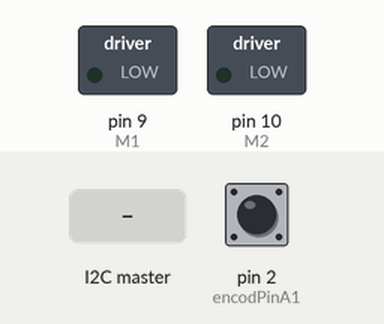
Simulated run of this sketch. Board: Arduino Uno, built with avr-gcc and run on an emulated ATmega328P. Shown: switched loads named in the sketch (green lamp = pin HIGH). The inputs (shaded band) are chosen by the test bench; at power-on: pin 2 (encodPinA1) HIGH.

Above: at 1.2 s.
1.3 s: the I2C master sends the byte 200
At 1.46 s:
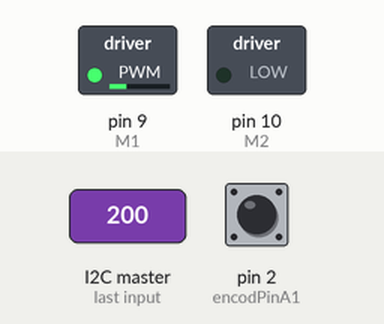
At 4.3 s:
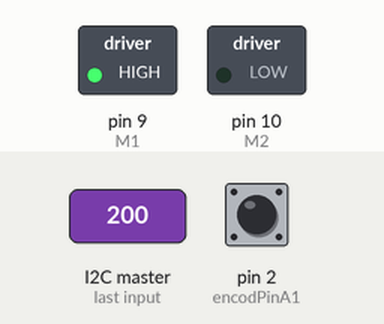
Timing chart, 0 to 5.8 s (numbered marks = the images above; inputs shaded):
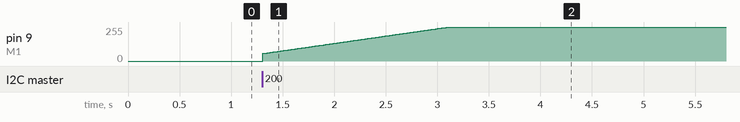

The sketch:

right_motor_code.ino
```cpp
// PID motor position control.
// Thanks to Brett Beauregard for his nice PID library http://brettbeauregard.com/blog/2011/04/improving-the-beginners-pid-introduction/

#include <PinChangeInt.h>
#include <Wire.h>
#include <PID_v1.h>
#define encodPinA1      2                       // Quadrature encoder A pin
#define encodPinB1      8                       // Quadrature encoder B pin
#define M1              9                       // PWM outputs to L298N H-Bridge motor driver module
#define M2              10

double kp =1, ki =20 , kd =0;             // modify for optimal performance
double input = 0, output = 0, setpoint = 0;
unsigned long lastTime,now;
volatile long encoderPos = 0,last_pos=0,lastpos=0;
PID myPID(&input, &output, &setpoint, kp, ki, kd,DIRECT);
void setup() {
  pinMode(encodPinA1, INPUT_PULLUP);                  // quadrature encoder input A
  pinMode(encodPinB1, INPUT_PULLUP);                  // quadrature encoder input B
  attachInterrupt(0, encoder, FALLING);               // update encoder position
  TCCR1B = TCCR1B & 0b11111000 | 1;                   // To prevent Motor Noise

  myPID.SetMode(AUTOMATIC);
  myPID.SetSampleTime(1);
  myPID.SetOutputLimits(-255, 255);

  Wire.begin(9);                // join i2c bus with address #9 for Right Motor
  Wire.onRequest(requestEvent); // register events
  Wire.onReceive(receiveEvent);
  //Serial.begin (9600);

}

void loop() {
   now = millis();
   int timeChange = (now - lastTime);
   if(timeChange>=500 )
   {
      input = (360.0*1000*(encoderPos-last_pos)) /(1856.0*(now - lastTime));
      lastTime=now;
      last_pos=encoderPos;
   }

  myPID.Compute();                                    // calculate new output
  pwmOut(output);                                     // drive L298N H-Bridge module
  delay(10);
}

void pwmOut(int out) {                                // to H-Bridge board
  if (out > 0) {
    analogWrite(M1, 0);                             // drive motor CW
    analogWrite(M2, out);
  }
  else {
    analogWrite(M1, abs(out));
    analogWrite(M2, 0);                        // drive motor CCW
  }
}

void encoder()  {                                     // pulse and direction, direct port reading to save cycles
  if (PINB & 0b00000001)    encoderPos++;             // if(digitalRead(encodPinB1)==HIGH)   count ++;
  else                      encoderPos--;             // if(digitalRead(encodPinB1)==LOW)   count --;
}

void requestEvent() {
  int8_t s;

  s= (360.0*(encoderPos-lastpos))/1856.0; //change in position in degrees of the wheel
  lastpos=encoderPos;
  Wire.write(s); // respond with message of 6 bytes
}


// function that executes whenever data is received from master
// this function is registered as an event, see setup()
void receiveEvent(int howMany)
{
  uint8_t a,b;
  a = Wire.read();
  b = Wire.read();
  setpoint= (double)((b<<8)|a);
  //Serial.println((uint8_t)a);
  //Serial.println((uint8_t)b);

  //Serial.println(setpoint);
}
```

Measured:
- after the input at 1.3 s, pin 9 (M1): moves from 0/255 to 255/255 over 1.8 s, starting at once
